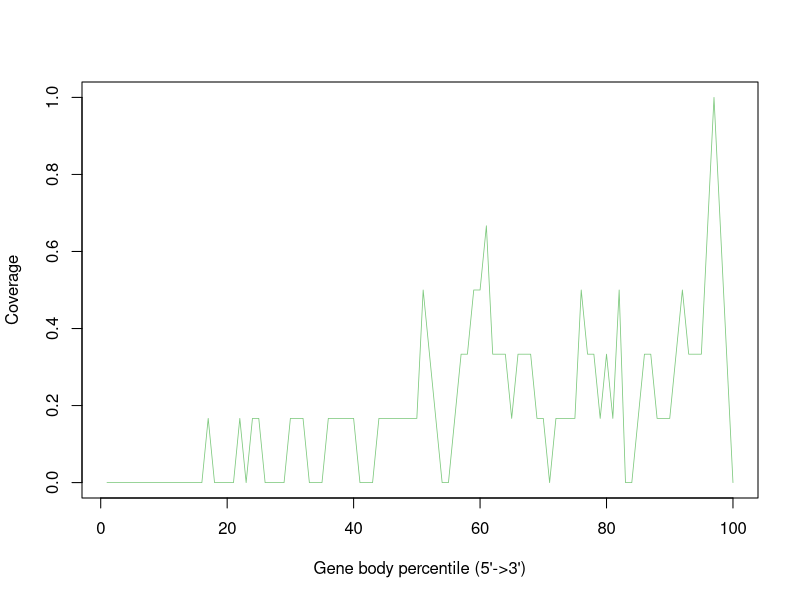

Reproduce this figure in R.
Mmus_C57_6J_LVR_FLT_C_Rep4_M28_Aligned.sortedByCoord_sorted.out <- c(0.0,0.0,0.0,0.0,0.0,0.0,0.0,0.0,0.0,0.0,0.0,0.0,0.0,0.0,0.0,0.0,0.16666666666666666,0.0,0.0,0.0,0.0,0.16666666666666666,0.0,0.16666666666666666,0.16666666666666666,0.0,0.0,0.0,0.0,0.16666666666666666,0.16666666666666666,0.16666666666666666,0.0,0.0,0.0,0.16666666666666666,0.16666666666666666,0.16666666666666666,0.16666666666666666,0.16666666666666666,0.0,0.0,0.0,0.16666666666666666,0.16666666666666666,0.16666666666666666,0.16666666666666666,0.16666666666666666,0.16666666666666666,0.16666666666666666,0.5,0.3333333333333333,0.16666666666666666,0.0,0.0,0.16666666666666666,0.3333333333333333,0.3333333333333333,0.5,0.5,0.6666666666666666,0.3333333333333333,0.3333333333333333,0.3333333333333333,0.16666666666666666,0.3333333333333333,0.3333333333333333,0.3333333333333333,0.16666666666666666,0.16666666666666666,0.0,0.16666666666666666,0.16666666666666666,0.16666666666666666,0.16666666666666666,0.5,0.3333333333333333,0.3333333333333333,0.16666666666666666,0.3333333333333333,0.16666666666666666,0.5,0.0,0.0,0.16666666666666666,0.3333333333333333,0.3333333333333333,0.16666666666666666,0.16666666666666666,0.16666666666666666,0.3333333333333333,0.5,0.3333333333333333,0.3333333333333333,0.3333333333333333,0.6666666666666666,1.0,0.6666666666666666,0.3333333333333333,0.0)


pdf("Mmus_C57-6J_LVR_FLT_C_Rep4_M28.geneBodyCoverage.curves.pdf")
x=1:100
icolor = colorRampPalette(c("#7fc97f","#beaed4","#fdc086","#ffff99","#386cb0","#f0027f"))(1)
plot(x,Mmus_C57_6J_LVR_FLT_C_Rep4_M28_Aligned.sortedByCoord_sorted.out,type='l',xlab="Gene body percentile (5'->3')", ylab="Coverage",lwd=0.8,col=icolor[1])
dev.off()
